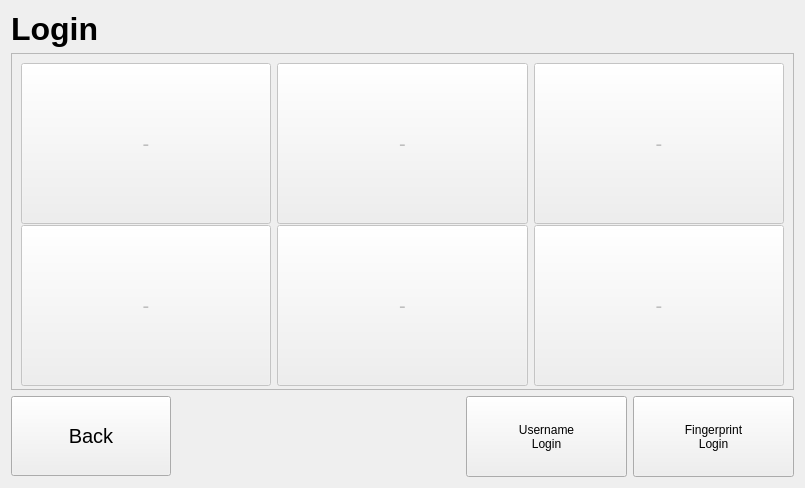
<?xml version="1.0" encoding="UTF-8"?>
<ui version="4.0">
 <class>loginMenu</class>
 <widget class="QWidget" name="loginMenu">
  <property name="geometry">
   <rect>
    <x>0</x>
    <y>0</y>
    <width>805</width>
    <height>488</height>
   </rect>
  </property>
  <property name="windowTitle">
   <string>Form</string>
  </property>
  <layout class="QGridLayout" name="gridLayout">
   <item row="0" column="0">
    <widget class="QLabel" name="lbl_title">
     <property name="font">
      <font>
       <pointsize>24</pointsize>
       <weight>75</weight>
       <bold>true</bold>
      </font>
     </property>
     <property name="text">
      <string>Login</string>
     </property>
    </widget>
   </item>
   <item row="2" column="0">
    <layout class="QHBoxLayout" name="horizontalLayout">
     <item>
      <widget class="QPushButton" name="btn_back">
       <property name="minimumSize">
        <size>
         <width>160</width>
         <height>80</height>
        </size>
       </property>
       <property name="font">
        <font>
         <pointsize>15</pointsize>
        </font>
       </property>
       <property name="text">
        <string>Back</string>
       </property>
      </widget>
     </item>
     <item>
      <spacer name="horizontalSpacer">
       <property name="minimumSize">
        <size>
         <width>269</width>
         <height>20</height>
        </size>
       </property>
       <property name="orientation">
        <enum>Qt::Horizontal</enum>
       </property>
       <property name="sizeHint" stdset="0">
        <size>
         <width>266</width>
         <height>17</height>
        </size>
       </property>
      </spacer>
     </item>
     <item>
      <widget class="QPushButton" name="btn_newLogin">
       <property name="minimumSize">
        <size>
         <width>161</width>
         <height>81</height>
        </size>
       </property>
       <property name="text">
        <string>Username
Login</string>
       </property>
      </widget>
     </item>
     <item>
      <widget class="QPushButton" name="btn_fingerprint">
       <property name="minimumSize">
        <size>
         <width>161</width>
         <height>81</height>
        </size>
       </property>
       <property name="text">
        <string>Fingerprint
Login</string>
       </property>
      </widget>
     </item>
    </layout>
   </item>
   <item row="1" column="0">
    <widget class="QScrollArea" name="scrollArea">
     <property name="minimumSize">
      <size>
       <width>781</width>
       <height>321</height>
      </size>
     </property>
     <property name="widgetResizable">
      <bool>true</bool>
     </property>
     <widget class="QWidget" name="scrollAreaWidgetContents">
      <property name="geometry">
       <rect>
        <x>0</x>
        <y>0</y>
        <width>779</width>
        <height>334</height>
       </rect>
      </property>
      <property name="minimumSize">
       <size>
        <width>779</width>
        <height>319</height>
       </size>
      </property>
      <layout class="QGridLayout" name="gridLayout_3">
       <item row="1" column="1">
        <widget class="QPushButton" name="btn_user5">
         <property name="enabled">
          <bool>false</bool>
         </property>
         <property name="minimumSize">
          <size>
           <width>250</width>
           <height>161</height>
          </size>
         </property>
         <property name="font">
          <font>
           <pointsize>15</pointsize>
          </font>
         </property>
         <property name="text">
          <string>-</string>
         </property>
        </widget>
       </item>
       <item row="1" column="2">
        <widget class="QPushButton" name="btn_user6">
         <property name="enabled">
          <bool>false</bool>
         </property>
         <property name="minimumSize">
          <size>
           <width>250</width>
           <height>161</height>
          </size>
         </property>
         <property name="font">
          <font>
           <pointsize>15</pointsize>
          </font>
         </property>
         <property name="text">
          <string>-</string>
         </property>
        </widget>
       </item>
       <item row="0" column="0">
        <widget class="QPushButton" name="btn_user1">
         <property name="enabled">
          <bool>false</bool>
         </property>
         <property name="minimumSize">
          <size>
           <width>250</width>
           <height>161</height>
          </size>
         </property>
         <property name="font">
          <font>
           <pointsize>15</pointsize>
          </font>
         </property>
         <property name="text">
          <string>-</string>
         </property>
        </widget>
       </item>
       <item row="0" column="1">
        <widget class="QPushButton" name="btn_user2">
         <property name="enabled">
          <bool>false</bool>
         </property>
         <property name="minimumSize">
          <size>
           <width>250</width>
           <height>161</height>
          </size>
         </property>
         <property name="font">
          <font>
           <pointsize>15</pointsize>
          </font>
         </property>
         <property name="text">
          <string>-</string>
         </property>
        </widget>
       </item>
       <item row="0" column="2">
        <widget class="QPushButton" name="btn_user3">
         <property name="enabled">
          <bool>false</bool>
         </property>
         <property name="minimumSize">
          <size>
           <width>250</width>
           <height>161</height>
          </size>
         </property>
         <property name="font">
          <font>
           <pointsize>15</pointsize>
          </font>
         </property>
         <property name="text">
          <string>-</string>
         </property>
        </widget>
       </item>
       <item row="1" column="0">
        <widget class="QPushButton" name="btn_user4">
         <property name="enabled">
          <bool>false</bool>
         </property>
         <property name="minimumSize">
          <size>
           <width>250</width>
           <height>161</height>
          </size>
         </property>
         <property name="font">
          <font>
           <pointsize>15</pointsize>
          </font>
         </property>
         <property name="text">
          <string>-</string>
         </property>
        </widget>
       </item>
      </layout>
     </widget>
    </widget>
   </item>
  </layout>
  <zorder>scrollArea</zorder>
  <zorder>lbl_title</zorder>
 </widget>
 <resources/>
 <connections/>
</ui>
